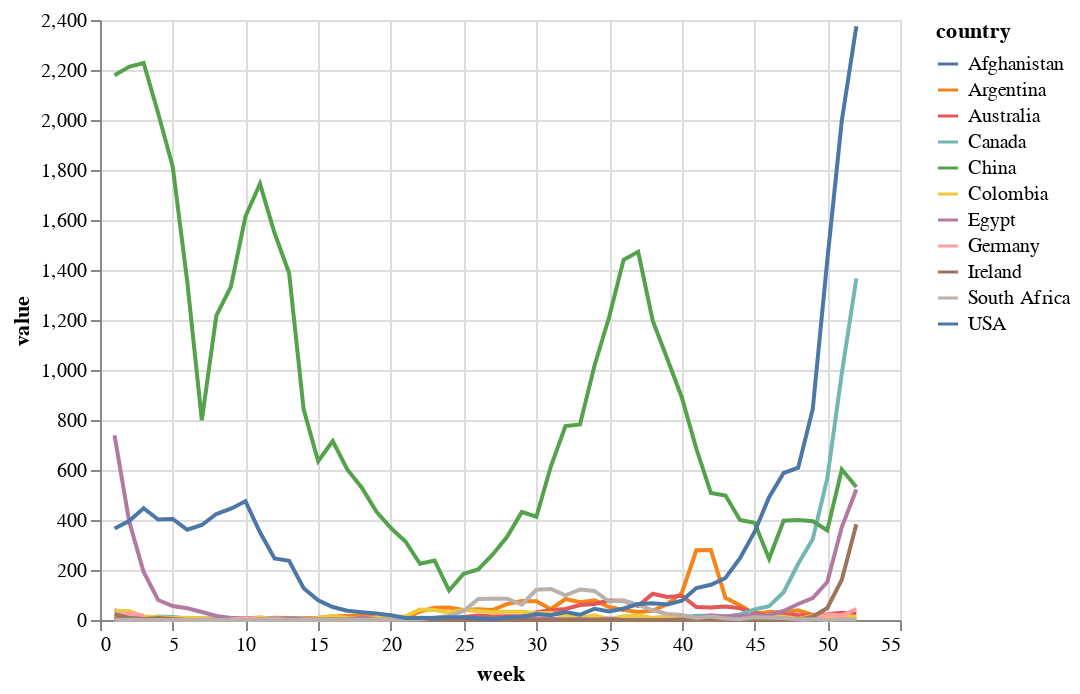

Notebook source saved alongside this figure:
### Code cell
lines = alt.Chart(norm).mark_line().encode(x='week', y='value', color='country')
lines

### Figure 1 — Vega-Lite specification as saved in the notebook (floating-point values rounded to 4 significant figures; data arrays with more than 128 entries replaced by an {"elided": "..."} marker saying what was removed)
{"$schema": "https://vega.github.io/schema/vega-lite/v2.4.3.json", "config": {"view": {"height": 300, "width": 400}}, "data": {"values": {"elided": "572 records"}}, "encoding": {"color": {"field": "country", "type": "nominal"}, "x": {"field": "week", "type": "quantitative"}, "y": {"field": "value", "type": "quantitative"}}, "mark": "line"}
